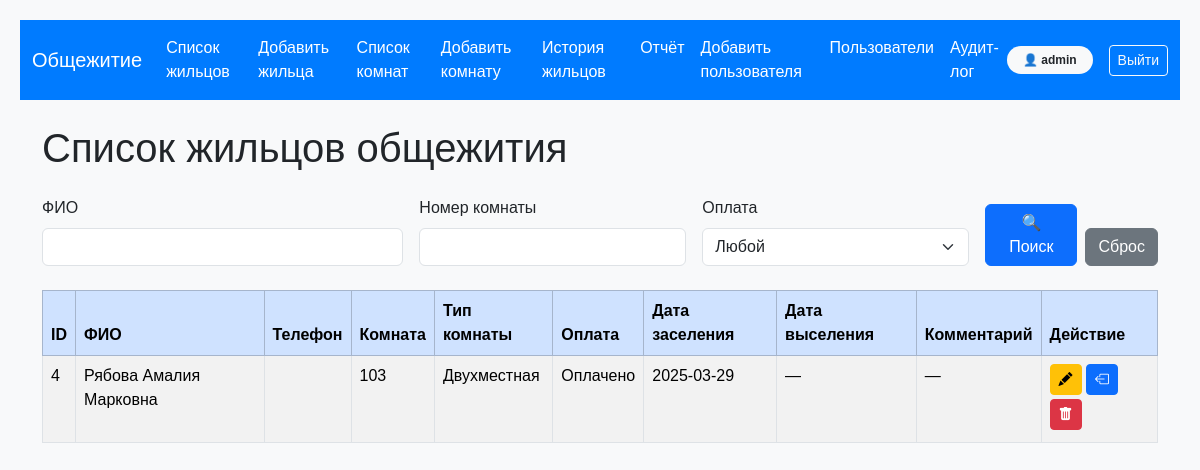
/students (signed in), run on the app's committed database.
### app.py (models this page shows, shortened)
class User(UserMixin, db.Model):
    id = db.Column(db.Integer, primary_key=True)
    username = db.Column(db.String(100), unique=True, nullable=False)
    password = db.Column(db.String(200), nullable=False)
    is_admin = db.Column(db.Boolean, default=False)

class Student(db.Model):
    id = db.Column(db.Integer, primary_key=True)
    name = db.Column(db.String(100), nullable=False)
    phone = db.Column(db.String(20), nullable=True)
    room_number = db.Column(db.Integer, db.ForeignKey('room.number'), nullable=False)
    room_type = db.Column(db.String(50), nullable=True)
    payment_status = db.Column(db.String(50), default="Не оплачено")
    check_in_date = db.Column(db.Date, default=datetime.utcnow)
    check_out_date = db.Column(db.Date, nullable=True)
    notes = db.Column(db.Text, nullable=True)

### app.py (the view)
@app.route('/students', methods=['GET', 'POST'])
@login_required
def students():
    form = StudentSearchForm(request.args)
    query = Student.query
    if form.name.data:
        query = query.filter(Student.name.ilike(f"%{form.name.data}%"))
    if form.room_number.data:
        query = query.filter(Student.room_number == form.room_number.data)
    if form.payment_status.data:
        query = query.filter(Student.payment_status == form.payment_status.data)
    filtered_students = query.order_by(Student.room_number).all()
    return render_template('students.html', students=filtered_students, form=form)

### forms.py
class StudentSearchForm(FlaskForm):
    name = StringField("ФИО", validators=[Optional()])
    room_number = StringField("Номер комнаты", validators=[Optional()])
    payment_status = SelectField("Оплата", choices=[
        ("", "Любой"),
        ("Оплачено", "Оплачено"),
        ("Не оплачено", "Не оплачено")
    ], validators=[Optional()])
    submit = SubmitField("Поиск")

### app.py (called while the page is built)
@login_manager.user_loader
def load_user(user_id):
    return User.query.get(int(user_id))

### templates/students.html (shortened to what this page needs)
{% extends "base.html" %}
{% block content %}
    <h1 class="mb-4">Список жильцов общежития</h1>
    <form method="GET" action="{{ url_for('students') }}" class="row g-3 mb-4">
        <div class="col-md-4">
            {{ form.name.label(class="form-label") }}
            {{ form.name(class="form-control", size=30) }}
        </div>
        <div class="col-md-3">
            {{ form.room_number.label(class="form-label") }}
            {{ form.room_number(class="form-control", size=10) }}
        </div>
        <div class="col-md-3">
            {{ form.payment_status.label(class="form-label") }}
            {{ form.payment_status(class="form-select") }}
        </div>
        <div class="col-md-2 d-flex align-items-end">
            <button type="submit" class="btn btn-primary me-2">🔍 Поиск</button>
            <a href="{{ url_for('students') }}" class="btn btn-secondary">Сброс</a>
        </div>
    </form>
    <table class="table table-bordered table-striped">
        <thead class="table-primary">
        <tr>
            <th>ID</th>
            <th>ФИО</th>
            <th>Телефон</th>
            <th>Комната</th>
            <th>Тип комнаты</th>
            <th>Оплата</th>
            <th>Дата заселения</th>
            <th>Дата выселения</th>
            <th>Комментарий</th>
            <th>Действие</th>
        </tr>
        </thead>
        <tbody>
        {% for student in students %}
        <tr>
            <td>{{ student.id }}</td>
            <td>{{ student.name }}</td>
            <td>{{ student.phone }}</td>
            <td>{{ student.room_number }}</td>
            <td>{{ student.room_type }}</td>
            <td>{{ student.payment_status }}</td>
            <td>{{ student.check_in_date }}</td>
            <td>{{ student.check_out_date if student.check_out_date else "—" }}</td>
            <td>{{ student.notes if student.notes else "—" }}</td>
			<td>
				<a href="{{ url_for('edit_student', id=student.id) }}" class="btn btn-warning btn-sm mb-1">
				<i class="bi bi-pencil-fill"></i>
				</a>
				<form action="{{ url_for('evict_student', id=student.id) }}" method="POST" class="d-inline">
					<button type="submit" class="btn btn-primary btn-sm mb-1">
				<i class="bi bi-box-arrow-left"></i>
					</button>
				</form>
				<form action="{{ url_for('delete_student', id=student.id) }}" method="POST" class="d-inline">
					<button type="submit" class="btn btn-danger btn-sm mb-1">
				<i class="bi bi-trash-fill"></i>
					</button>
				</form>
			</td>
        </tr>
        {% endfor %}
        </tbody>
    </table>
{% endblock %}

### templates/base.html (shortened to what this page needs)
<!DOCTYPE html>
<html lang="ru">
<head>
    <link href="https://cdn.jsdelivr.net/npm/bootstrap@5.3.2/dist/css/bootstrap.min.css" rel="stylesheet">
	<link rel="stylesheet" href="https://cdn.jsdelivr.net/npm/bootstrap-icons@1.10.5/font/bootstrap-icons.css">
</head>
<body>
    <nav class="navbar navbar-expand-lg navbar-custom mb-4">
        <div class="container-fluid">
            <a class="navbar-brand" href="/">Общежитие</a>
            <div class="collapse navbar-collapse" id="mainNavbar">
                <ul class="navbar-nav me-auto mb-2 mb-lg-0">
                    <li class="nav-item"><a class="nav-link" href="/students">Список жильцов</a></li>
                    <li class="nav-item"><a class="nav-link" href="/add-student">Добавить жильца</a></li>
                    <li class="nav-item"><a class="nav-link" href="/rooms">Список комнат</a></li>
					{% if current_user.is_authenticated and current_user.is_admin %}
                    <li class="nav-item"><a class="nav-link" href="/add-room">Добавить комнату</a></li>
                    <li class="nav-item"><a class="nav-link" href="/history">История жильцов</a></li>
                    <li class="nav-item"><a class="nav-link" href="/report">Отчёт</a></li>
					<li class="nav-item"><a class="nav-link" href="/add-user">Добавить пользователя</a></li>
					<li class="nav-item"><a class="nav-link" href="/users">Пользователи</a></li>
					<li class="nav-item"><a class="nav-link" href="{{ url_for('audit_log') }}">Аудит-лог</a></li>
					{% endif %}
                </ul>
				<ul class="navbar-nav mb-2 mb-lg-0">
					{% if current_user.is_authenticated %}
						<li class="nav-item">
							<div class="d-flex align-items-center">
								<span class="badge bg-light text-dark me-3 px-3 py-2 rounded-pill">
									👤 {{ current_user.username }}
								</span>
								<a class="btn btn-outline-light btn-sm" href="{{ url_for('logout') }}">Выйти</a>
							</div>
						</li>
					{% else %}
						<li class="nav-item">
							<a class="nav-link text-white" href="{{ url_for('login') }}">Войти</a>
						</li>
					{% endif %}
				</ul>
            </div>
        </div>
    </nav>
    <div class="container">
        {% block content %}{% endblock %}
    </div>
</body>
</html>

### templates/base.html (style rules this page uses)
body { font-family: Arial, sans-serif; margin: 20px; background-color: #f8f9fa; }
.navbar-custom { background-color: #007bff; }
.navbar-custom .nav-link, .navbar-custom .navbar-brand { color: white; }

### data on the page
User: username "admin"
Student: id "4", name "Рябова Амалия Марковна", room_number "103", room_type "Двухместная", payment_status "Оплачено", check_in_date "2025-03-29", check_out_date "—", notes "—"
